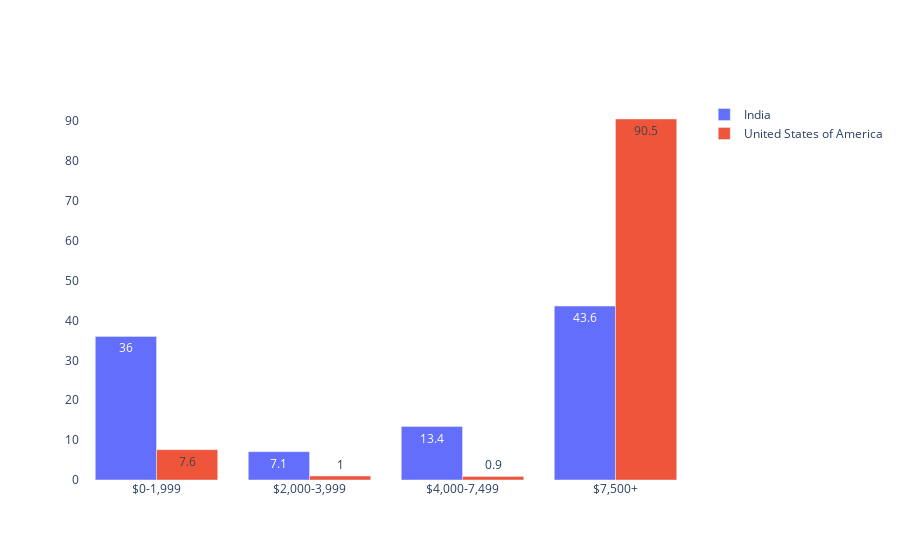

Source (notebook cell):
### Code cell
# 시각화 하기
fig = go.Figure()
fig.add_trace(go.Bar(name = 'India', x = india_usa_df['Q25'], y = india_usa_df[india_usa_df['Q3'] == 'India']['%'].values, text = india_usa_df[india_usa_df['Q3'] == 'India']['%'].values))
fig.add_trace(go.Bar(name = 'United States of America', x = india_usa_df['Q25'], y = india_usa_df[india_usa_df['Q3'] == 'United States of America']['%'].values, text = india_usa_df[india_usa_df['Q3'] == 'United States of America']['%'].values))

fig.update_layout(barmode='group', 
                  plot_bgcolor = 'white',
                  )


fig.show()

### Figure 1 — Plotly figure (JSON) as saved in the notebook; plotly's stock layout.template omitted (floating-point values rounded to 4 significant figures)
{"data": [{"name": "India", "text": [36, 7.1, 13.4, 43.6], "type": "bar", "x": ["$0-1,999", "$2,000-3,999", "$4,000-7,499", "$7,500+", "$0-1,999", "$2,000-3,999", "$4,000-7,499", "$7,500+"], "y": [36, 7.1, 13.4, 43.6]}, {"name": "United States of America", "text": [7.6, 1, 0.9, 90.5], "type": "bar", "x": ["$0-1,999", "$2,000-3,999", "$4,000-7,499", "$7,500+", "$0-1,999", "$2,000-3,999", "$4,000-7,499", "$7,500+"], "y": [7.6, 1, 0.9, 90.5]}], "layout": {"autosize": true, "barmode": "group", "plot_bgcolor": "white", "xaxis": {"autorange": true, "range": [-0.5, 3.5], "type": "category"}, "yaxis": {"autorange": true, "range": [0, 95.26], "type": "linear"}}}
